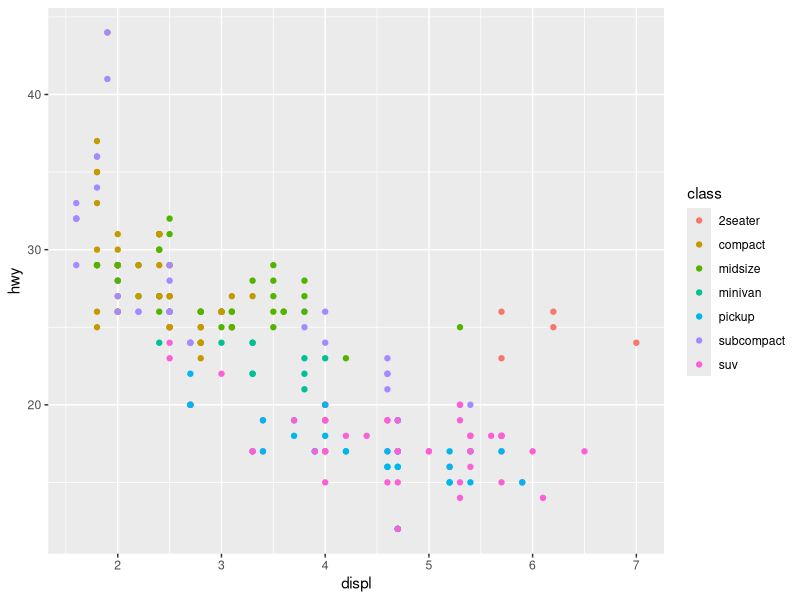
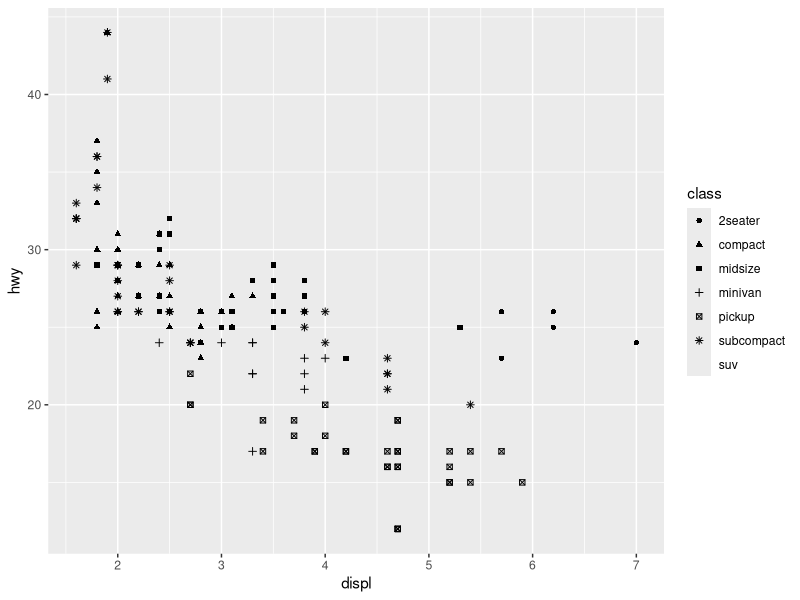
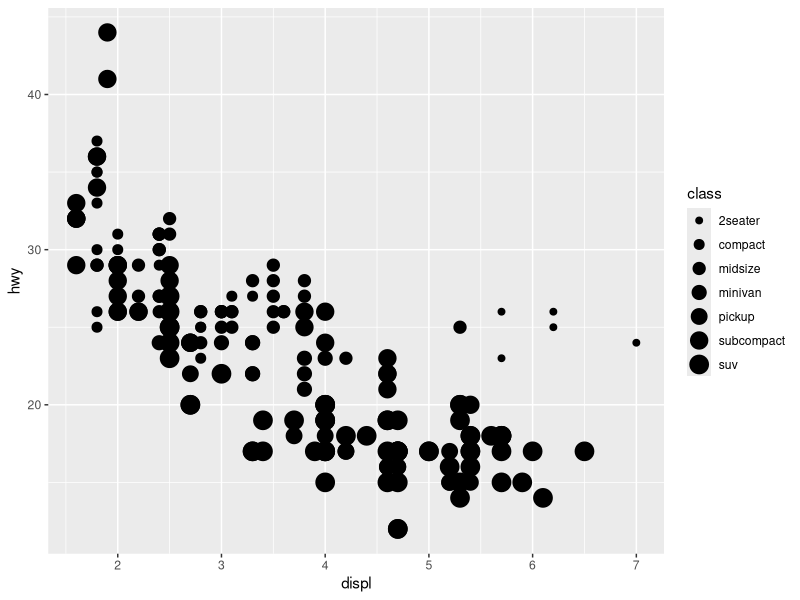
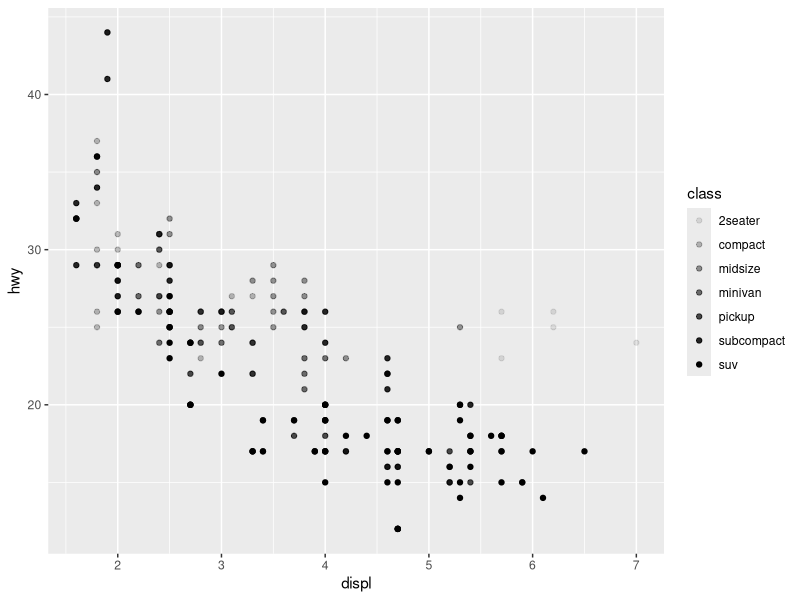
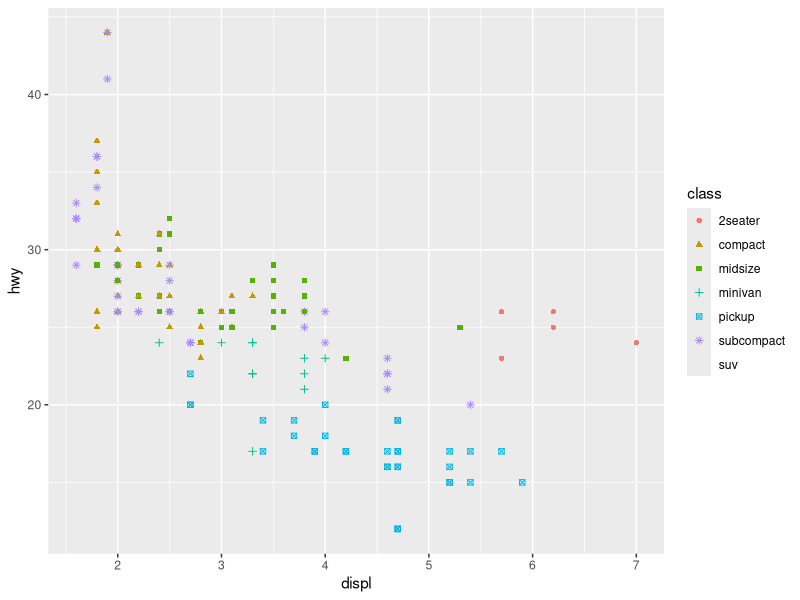
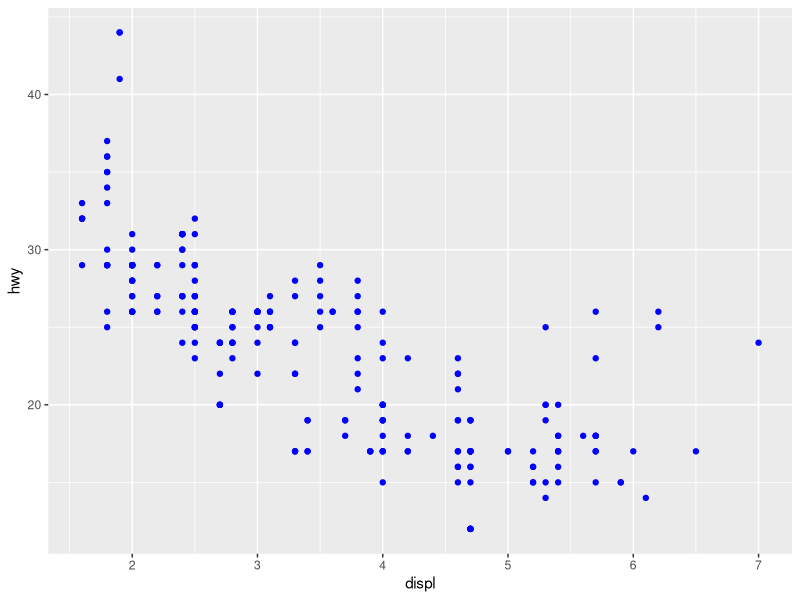
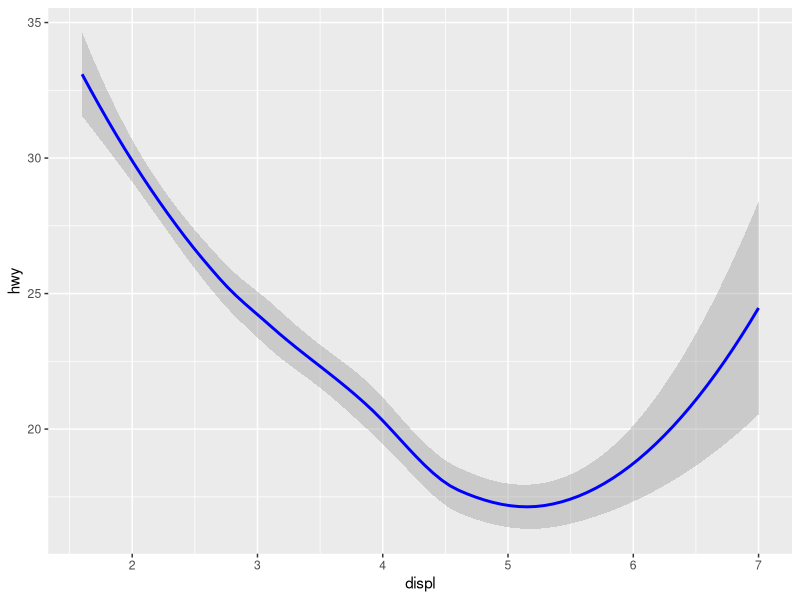
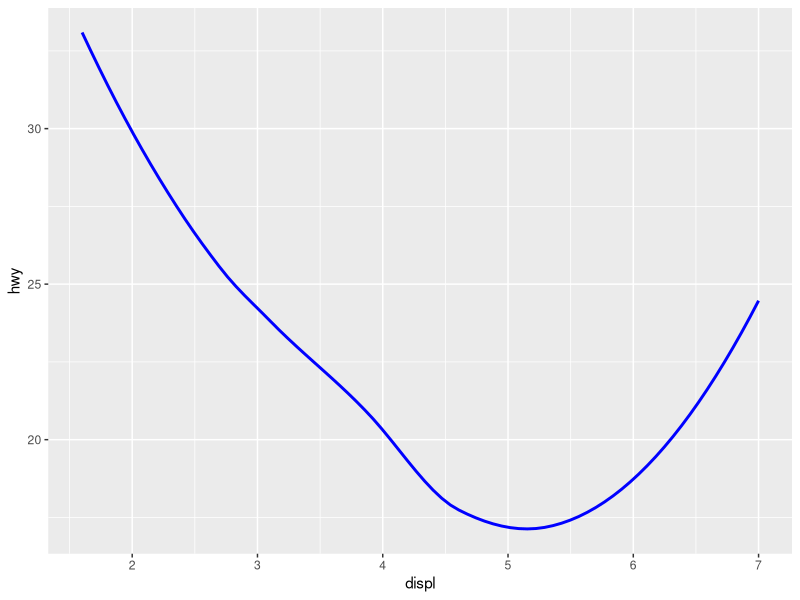

Recreate these plots in R, in order.
library(tidyverse)

head(mpg)

view(mpg)


ggplot(data=mpg)+
  geom_point(mapping=aes(x=displ,y=hwy,color=class))
  
ggplot(data=mpg)+
  geom_point(mapping=aes(x=displ,y=hwy,shape=class))

ggplot(data=mpg)+
  geom_point(mapping=aes(x=displ,y=hwy,size=class))

ggplot(data=mpg)+
  geom_point(mapping=aes(x=displ,y=hwy,alpha=class))

ggplot(data=mpg)+
  geom_point(mapping=aes(x=displ,y=hwy,color=class,shape=class))

ggplot(data=mpg)+
  geom_point(mapping=aes(x=displ,y=hwy),color="blue")

ggplot(data=mpg)+
  geom_smooth(mapping=aes(x=displ,y=hwy),color="blue")

ggplot(data=mpg)+
  geom_smooth(mapping=aes(x=displ,y=hwy),color="blue",se=FALSE)

ggplot(data=mpg)+
  geom_smooth(mapping=aes(x=displ,y=hwy),se=FALSE)+
  geom_point(mapping=aes(x=displ,y=hwy,color=class))

ggplot(data=mpg,mapping=aes(x=displ,y=hwy))+
  geom_smooth(se=FALSE)+
  geom_point()
